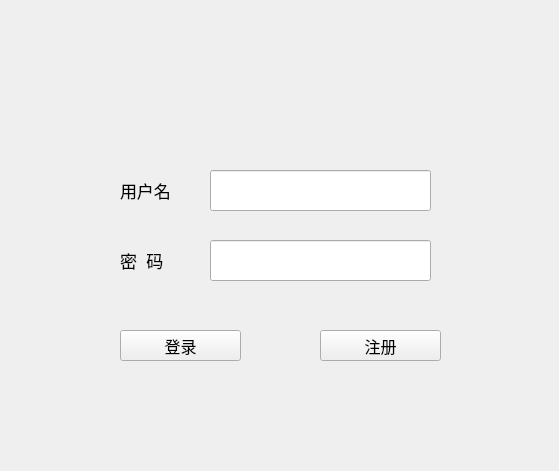
<?xml version="1.0" encoding="UTF-8"?>
<ui version="4.0">
 <class>Dialog</class>
 <widget class="QDialog" name="Dialog">
  <property name="geometry">
   <rect>
    <x>0</x>
    <y>0</y>
    <width>559</width>
    <height>471</height>
   </rect>
  </property>
  <property name="windowTitle">
   <string>桥梁结构表层缺陷智能检测系统</string>
  </property>
  <widget class="QLabel" name="label_black">
   <property name="geometry">
    <rect>
     <x>0</x>
     <y>0</y>
     <width>561</width>
     <height>471</height>
    </rect>
   </property>
   <property name="text">
    <string/>
   </property>
   <property name="pixmap">
    <pixmap>black.png</pixmap>
   </property>
   <property name="scaledContents">
    <bool>true</bool>
   </property>
  </widget>
  <widget class="QLabel" name="label_white">
   <property name="geometry">
    <rect>
     <x>60</x>
     <y>100</y>
     <width>441</width>
     <height>331</height>
    </rect>
   </property>
   <property name="text">
    <string/>
   </property>
   <property name="pixmap">
    <pixmap>white.png</pixmap>
   </property>
   <property name="scaledContents">
    <bool>true</bool>
   </property>
  </widget>
  <widget class="QLabel" name="label_word">
   <property name="geometry">
    <rect>
     <x>120</x>
     <y>40</y>
     <width>321</width>
     <height>41</height>
    </rect>
   </property>
   <property name="text">
    <string/>
   </property>
   <property name="pixmap">
    <pixmap>label1.png</pixmap>
   </property>
   <property name="scaledContents">
    <bool>true</bool>
   </property>
  </widget>
  <widget class="QLabel" name="label_pasword">
   <property name="geometry">
    <rect>
     <x>120</x>
     <y>250</y>
     <width>64</width>
     <height>21</height>
    </rect>
   </property>
   <property name="font">
    <font>
     <pointsize>13</pointsize>
    </font>
   </property>
   <property name="text">
    <string>密  码</string>
   </property>
  </widget>
  <widget class="QLineEdit" name="username">
   <property name="geometry">
    <rect>
     <x>210</x>
     <y>170</y>
     <width>221</width>
     <height>41</height>
    </rect>
   </property>
   <property name="font">
    <font>
     <pointsize>16</pointsize>
    </font>
   </property>
  </widget>
  <widget class="QLineEdit" name="password">
   <property name="geometry">
    <rect>
     <x>210</x>
     <y>240</y>
     <width>221</width>
     <height>41</height>
    </rect>
   </property>
   <property name="font">
    <font>
     <pointsize>16</pointsize>
    </font>
   </property>
  </widget>
  <widget class="QPushButton" name="button_zc">
   <property name="geometry">
    <rect>
     <x>320</x>
     <y>330</y>
     <width>121</width>
     <height>31</height>
    </rect>
   </property>
   <property name="font">
    <font>
     <pointsize>12</pointsize>
    </font>
   </property>
   <property name="text">
    <string>注册</string>
   </property>
   <property name="autoDefault">
    <bool>false</bool>
   </property>
  </widget>
  <widget class="QPushButton" name="button_dl">
   <property name="geometry">
    <rect>
     <x>120</x>
     <y>330</y>
     <width>121</width>
     <height>31</height>
    </rect>
   </property>
   <property name="font">
    <font>
     <pointsize>12</pointsize>
    </font>
   </property>
   <property name="text">
    <string>登录</string>
   </property>
   <property name="autoDefault">
    <bool>false</bool>
   </property>
  </widget>
  <widget class="QLabel" name="label_user">
   <property name="geometry">
    <rect>
     <x>120</x>
     <y>180</y>
     <width>63</width>
     <height>21</height>
    </rect>
   </property>
   <property name="font">
    <font>
     <pointsize>13</pointsize>
    </font>
   </property>
   <property name="text">
    <string>用户名</string>
   </property>
  </widget>
  <zorder>label_black</zorder>
  <zorder>label_white</zorder>
  <zorder>username</zorder>
  <zorder>label_word</zorder>
  <zorder>label_pasword</zorder>
  <zorder>password</zorder>
  <zorder>label_user</zorder>
  <zorder>button_zc</zorder>
  <zorder>button_dl</zorder>
 </widget>
 <resources/>
 <connections/>
</ui>
